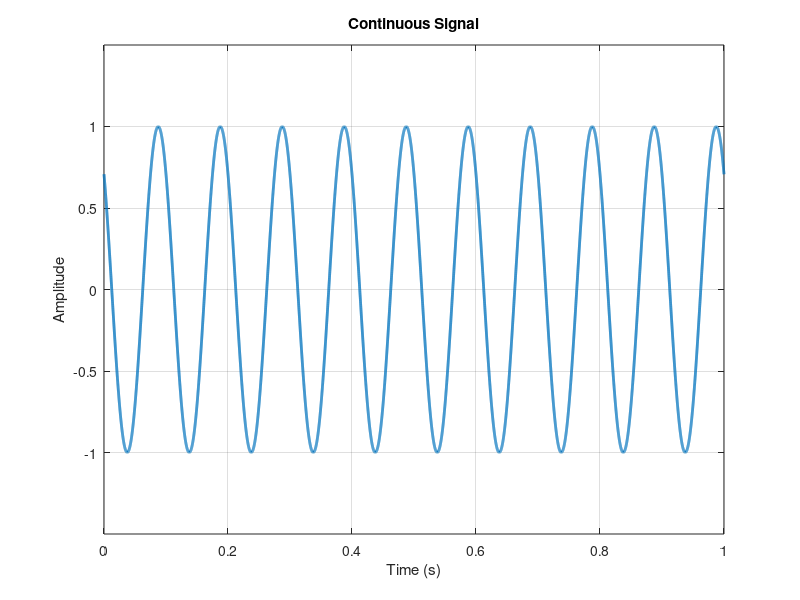

Here is the MATLAB script that generated this plot: (Note: this script raises an error after producing the figure.)
clc;
clear variable;
close all;

% Defining the signal and the sampling rate
f = 10 ;
fs = 15 ;
t = 0:1/(fs*1e+3 ):10/f ;
s = cos (2*pi*f*t + pi/4);
% plotting the signal
plot (t,s,'LineWidth',2)
ylim([-1.5*max(abs(s)),1.5*max(abs(s))])
xlim ([0,10/f])
title ('Continuous Signal')
xlabel ('Time (s)')
ylabel ('Amplitude')
grid
%Plotting the spectrum of the continuous signal
sc1 = [f,0.5*exp(1i*(pi/4))]; % spectral components of
sc2 = [-f,0.5*exp(1i*(-pi/4))]; % the continuous signal
figure
spec('c' ,sc1,sc2)
%sampling and resynthesizing
figure
idcon (s,t,fs);
% Plotting the spectrum of the sampled signal
sc3 = [2*pi/3,0.5*exp(1i*(-pi/4))] ; % spectral components of
sc4 = [-2*pi/3,0.5*exp(1i*(pi/4))] ; % the discrete signal
figure
spec('d',sc3,sc4);

%%

f1 = 13;
f2 = 3 ;
t = 0:1/16e+3:10/f1;
s = 8*cos(2*pi*f1*t + pi/2) + 2*cos(2*pi*f2*t - pi/3);
spec('c', [13,4*exp(1i*(pi/2))],[-13,4*exp(1i*(-pi/2))],[3,1*exp(1i*(-pi/3))],[-3,1*exp(1i*(pi/3))])
figure
plot(t,s)
figure
idcon(s,t,16)
figure
spec('d',[3*2*pi/16,1*exp(1i*(-pi/3)) + 4*exp(1i*(-pi/2))],[-3*2*pi/16,1*exp(1i*(pi/3))+4*exp(1i*(pi/2))])

